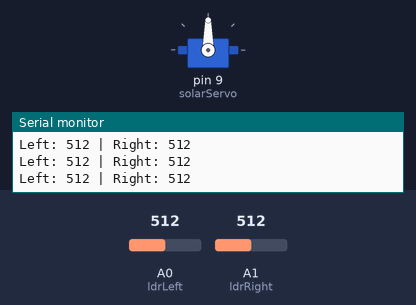
Simulated run of this sketch. Board: Arduino Uno, built with avr-gcc and run on an emulated ATmega328P. Shown: servo, the last lines printed to the serial monitor. The test bench sets the inputs (shaded band); at power-on: A0 (ldrLeft) = 512, A1 (ldrRight) = 512.

Above: at 1.2 s.
1.3 s: A0 (ldrLeft) set to 471
4.3 s: A0 (ldrLeft) set to 450
At 4.78 s:
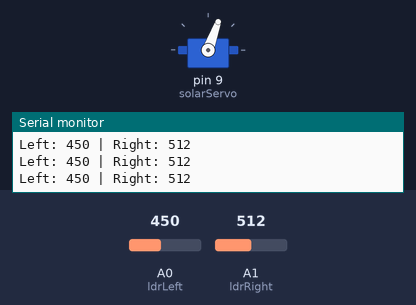
At 7.1 s:
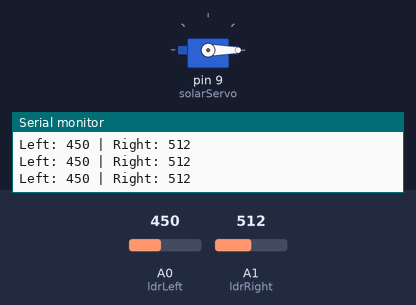
7.3 s: A1 (ldrRight) set to 408
10.3 s: A1 (ldrRight) set to 384
At 11.12 s:
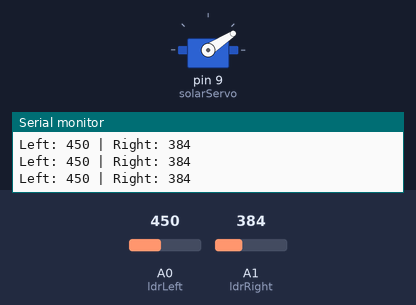
At 13.07 s:
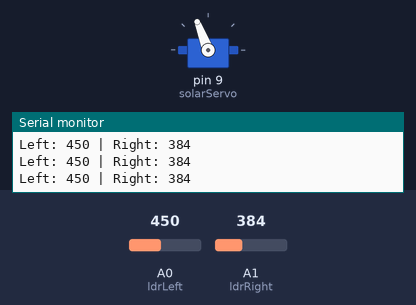
13.3 s: A1 (ldrRight) set to 110
16.2 s: A1 (ldrRight) set to 88
Timing chart, 0 to 18.7 s (numbered marks = the images above; inputs shaded):
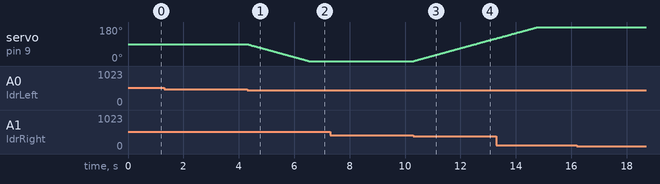

Measured:
- the behaviour switches between 462 and 461 on A0 (ldrLeft) (found by bisection; images 0 and 1)
- the behaviour switches between 400 and 399 on A1 (ldrRight) (found by bisection; images 2 and 3)
- after the input at 4.3 s, servo on pin 9 (solarServo): moves from 90° to 0° over 2.2 s, starting at once
- after the input at 10.3 s, servo on pin 9 (solarServo): moves from 0° to 120° over 3.0 s, starting at once

The sketch:

solar_panel_tracking.ino
```cpp
#include <Servo.h>

Servo solarServo;        // Create servo object to control the solar panel

int ldrLeft = A0;        // Left light sensor connected to analog pin A0
int ldrRight = A1;       // Right light sensor connected to analog pin A1
int pos = 90;            // Servo starts at center position (90 degrees)

void setup() {
  solarServo.attach(9);  // Attach servo on pin 9
  solarServo.write(pos); // Initialize servo position
  Serial.begin(9600);    // Start serial communication for debugging
}

void loop() {
  int leftValue = analogRead(ldrLeft);    // Read light intensity from left sensor
  int rightValue = analogRead(ldrRight);  // Read light intensity from right sensor
  int diff = leftValue - rightValue;      // Calculate difference between sensors

  // If difference is significant, adjust servo position
  if (abs(diff) > 50) {
    if (diff > 0 && pos < 180) {
      pos++;    // Rotate servo right if left sensor is brighter
    } else if (diff < 0 && pos > 0) {
      pos--;    // Rotate servo left if right sensor is brighter
    }
    solarServo.write(pos);  // Move servo to new position
    delay(15);              // Short delay for smooth movement
  }

  // Output sensor readings to serial monitor
  Serial.print("Left: ");
  Serial.print(leftValue);
  Serial.print(" | Right: ");
  Serial.println(rightValue);
}
```
